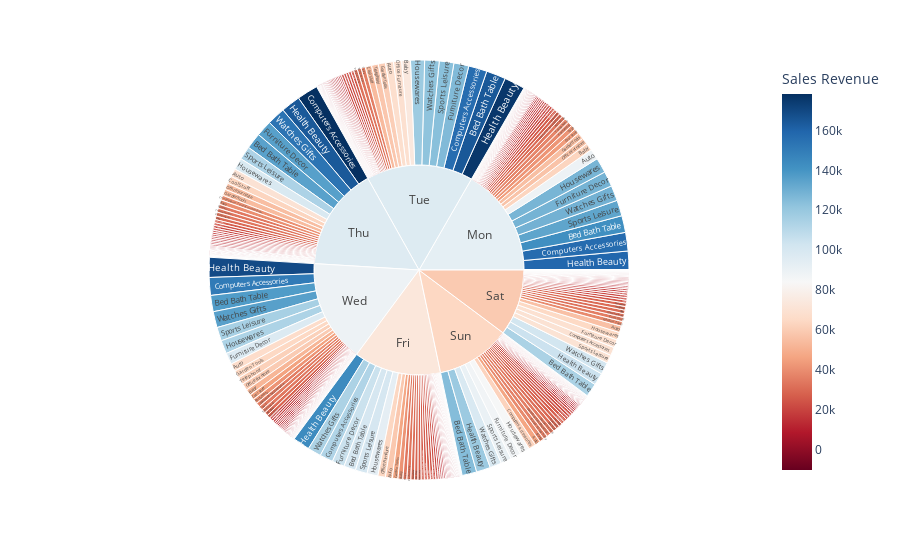

Notebook cell for this chart:
### Code cell
df = total_rev_hour
fig = px.sunburst(df, path=['Sales DayofWeek', 'Product Category'], values='Sales Revenue',
                  color='Sales Revenue', hover_data=['Product Category'],
                  color_continuous_scale='RdBu',
                  color_continuous_midpoint=np.average(df['Sales Revenue'], weights=df['Sales Revenue']))
fig.show()

### Figure 1 — Plotly figure (JSON) as saved in the notebook; plotly's stock layout.template omitted (floating-point values rounded to 4 significant figures; data arrays with more than 128 entries replaced by an {"elided": "..."} marker saying what was removed)
{"data": [{"branchvalues": "total", "customdata": {"elided": "470x2 mixed values"}, "domain": {"x": [0, 1], "y": [0, 1]}, "hovertemplate": "labels=%{label}<br>Sales Revenue_sum=%{value}<br>parent=%{parent}<br>id=%{id}<br>Product Category=%{customdata[0]}<br>Sales Revenue=%{color}<extra></extra>", "ids": {"elided": "470 str values"}, "labels": {"elided": "470 str values"}, "marker": {"coloraxis": "coloraxis", "colors": {"elided": "470 float values"}}, "name": "", "parents": {"elided": "470 str values"}, "type": "sunburst", "values": {"elided": "470 float values"}}], "layout": {"coloraxis": {"cmid": 84000.0, "colorbar": {"title": {"text": "Sales Revenue"}}, "colorscale": [[0, "rgb(103,0,31)"], [0.1, "rgb(178,24,43)"], [0.2, "rgb(214,96,77)"], [0.3, "rgb(244,165,130)"], [0.4, "rgb(253,219,199)"], [0.5, "rgb(247,247,247)"], [0.6, "rgb(209,229,240)"], [0.7, "rgb(146,197,222)"], [0.8, "rgb(67,147,195)"], [0.9, "rgb(33,102,172)"], [1, "rgb(5,48,97)"]]}, "legend": {"tracegroupgap": 0}, "margin": {"t": 60}}}
